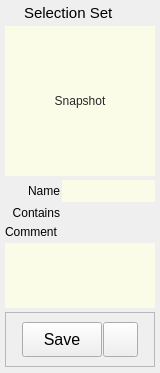
<?xml version="1.0" encoding="UTF-8"?>
<ui version="4.0">
 <class>Form</class>
 <widget class="QWidget" name="Form">
  <property name="geometry">
   <rect>
    <x>0</x>
    <y>0</y>
    <width>160</width>
    <height>373</height>
   </rect>
  </property>
  <property name="sizePolicy">
   <sizepolicy hsizetype="Preferred" vsizetype="Preferred">
    <horstretch>0</horstretch>
    <verstretch>0</verstretch>
   </sizepolicy>
  </property>
  <property name="minimumSize">
   <size>
    <width>160</width>
    <height>0</height>
   </size>
  </property>
  <property name="maximumSize">
   <size>
    <width>300</width>
    <height>16777215</height>
   </size>
  </property>
  <property name="windowTitle">
   <string>Form</string>
  </property>
  <property name="styleSheet">
   <string notr="true"/>
  </property>
  <layout class="QVBoxLayout" name="verticalLayout">
   <property name="spacing">
    <number>4</number>
   </property>
   <property name="leftMargin">
    <number>5</number>
   </property>
   <property name="topMargin">
    <number>2</number>
   </property>
   <property name="rightMargin">
    <number>5</number>
   </property>
   <property name="bottomMargin">
    <number>2</number>
   </property>
   <item>
    <layout class="QHBoxLayout" name="horizontalLayout_18">
     <property name="leftMargin">
      <number>2</number>
     </property>
     <property name="topMargin">
      <number>2</number>
     </property>
     <property name="bottomMargin">
      <number>0</number>
     </property>
     <item>
      <widget class="QLabel" name="label_6">
       <property name="maximumSize">
        <size>
         <width>13</width>
         <height>13</height>
        </size>
       </property>
       <property name="text">
        <string/>
       </property>
       <property name="pixmap">
        <pixmap>../images/selectionSet2.png</pixmap>
       </property>
       <property name="scaledContents">
        <bool>true</bool>
       </property>
      </widget>
     </item>
     <item>
      <widget class="QLabel" name="label_4">
       <property name="font">
        <font>
         <family>Arial</family>
         <pointsize>11</pointsize>
         <weight>50</weight>
         <bold>false</bold>
        </font>
       </property>
       <property name="text">
        <string>Selection Set</string>
       </property>
      </widget>
     </item>
    </layout>
   </item>
   <item>
    <layout class="QHBoxLayout" name="modelPanelLayout">
     <property name="spacing">
      <number>0</number>
     </property>
     <property name="bottomMargin">
      <number>0</number>
     </property>
     <item>
      <widget class="QLabel" name="label_3">
       <property name="minimumSize">
        <size>
         <width>0</width>
         <height>0</height>
        </size>
       </property>
       <property name="maximumSize">
        <size>
         <width>0</width>
         <height>16777215</height>
        </size>
       </property>
       <property name="text">
        <string/>
       </property>
      </widget>
     </item>
     <item>
      <widget class="QFrame" name="frame_9">
       <property name="sizePolicy">
        <sizepolicy hsizetype="Fixed" vsizetype="Fixed">
         <horstretch>0</horstretch>
         <verstretch>0</verstretch>
        </sizepolicy>
       </property>
       <property name="maximumSize">
        <size>
         <width>16777215</width>
         <height>16777215</height>
        </size>
       </property>
       <property name="frameShape">
        <enum>QFrame::NoFrame</enum>
       </property>
       <property name="frameShadow">
        <enum>QFrame::Raised</enum>
       </property>
       <layout class="QHBoxLayout" name="horizontalLayout_13">
        <property name="spacing">
         <number>0</number>
        </property>
        <property name="margin">
         <number>0</number>
        </property>
       </layout>
      </widget>
     </item>
     <item>
      <widget class="QFrame" name="frame_10">
       <property name="sizePolicy">
        <sizepolicy hsizetype="Expanding" vsizetype="Fixed">
         <horstretch>0</horstretch>
         <verstretch>0</verstretch>
        </sizepolicy>
       </property>
       <property name="maximumSize">
        <size>
         <width>16777215</width>
         <height>16777215</height>
        </size>
       </property>
       <property name="frameShape">
        <enum>QFrame::NoFrame</enum>
       </property>
       <property name="frameShadow">
        <enum>QFrame::Raised</enum>
       </property>
       <layout class="QHBoxLayout" name="horizontalLayout_14">
        <property name="spacing">
         <number>0</number>
        </property>
        <property name="margin">
         <number>0</number>
        </property>
        <item>
         <widget class="QToolButton" name="snapshotButton">
          <property name="minimumSize">
           <size>
            <width>150</width>
            <height>150</height>
           </size>
          </property>
          <property name="maximumSize">
           <size>
            <width>150</width>
            <height>150</height>
           </size>
          </property>
          <property name="toolTip">
           <string>Click to take a snapshot of the selected model view.</string>
          </property>
          <property name="styleSheet">
           <string notr="true">color: rgb(40, 40, 40);
border: 0px solid rgb(0, 0, 0, 150);
background-color: rgb(254, 255, 230, 200);</string>
          </property>
          <property name="text">
           <string>Snapshot</string>
          </property>
          <property name="icon">
           <iconset>
            <normaloff>../images/thumbnail.png</normaloff>../images/thumbnail.png</iconset>
          </property>
          <property name="iconSize">
           <size>
            <width>200</width>
            <height>200</height>
           </size>
          </property>
          <property name="popupMode">
           <enum>QToolButton::InstantPopup</enum>
          </property>
          <property name="toolButtonStyle">
           <enum>Qt::ToolButtonIconOnly</enum>
          </property>
          <property name="autoRaise">
           <bool>false</bool>
          </property>
         </widget>
        </item>
       </layout>
      </widget>
     </item>
    </layout>
   </item>
   <item>
    <layout class="QHBoxLayout" name="horizontalLayout">
     <property name="spacing">
      <number>2</number>
     </property>
     <item>
      <widget class="QLabel" name="label">
       <property name="minimumSize">
        <size>
         <width>55</width>
         <height>0</height>
        </size>
       </property>
       <property name="maximumSize">
        <size>
         <width>55</width>
         <height>16777215</height>
        </size>
       </property>
       <property name="text">
        <string>Name</string>
       </property>
       <property name="alignment">
        <set>Qt::AlignRight|Qt::AlignTrailing|Qt::AlignVCenter</set>
       </property>
      </widget>
     </item>
     <item>
      <widget class="QLineEdit" name="name">
       <property name="sizePolicy">
        <sizepolicy hsizetype="Expanding" vsizetype="Fixed">
         <horstretch>0</horstretch>
         <verstretch>0</verstretch>
        </sizepolicy>
       </property>
       <property name="minimumSize">
        <size>
         <width>50</width>
         <height>22</height>
        </size>
       </property>
       <property name="maximumSize">
        <size>
         <width>16777215</width>
         <height>22</height>
        </size>
       </property>
       <property name="styleSheet">
        <string notr="true">color: rgb(40, 40, 40);
border: 0px solid rgb(0, 0, 0, 150);
background-color: rgb(254, 255, 230, 200);</string>
       </property>
      </widget>
     </item>
    </layout>
   </item>
   <item>
    <layout class="QHBoxLayout" name="horizontalLayout_15">
     <property name="spacing">
      <number>4</number>
     </property>
     <property name="topMargin">
      <number>0</number>
     </property>
     <property name="bottomMargin">
      <number>0</number>
     </property>
     <item>
      <widget class="QLabel" name="label_15">
       <property name="enabled">
        <bool>true</bool>
       </property>
       <property name="sizePolicy">
        <sizepolicy hsizetype="Fixed" vsizetype="Fixed">
         <horstretch>0</horstretch>
         <verstretch>0</verstretch>
        </sizepolicy>
       </property>
       <property name="minimumSize">
        <size>
         <width>55</width>
         <height>0</height>
        </size>
       </property>
       <property name="maximumSize">
        <size>
         <width>55</width>
         <height>500</height>
        </size>
       </property>
       <property name="text">
        <string>Contains</string>
       </property>
       <property name="alignment">
        <set>Qt::AlignRight|Qt::AlignTop|Qt::AlignTrailing</set>
       </property>
      </widget>
     </item>
     <item>
      <widget class="QLabel" name="contains">
       <property name="enabled">
        <bool>false</bool>
       </property>
       <property name="sizePolicy">
        <sizepolicy hsizetype="Preferred" vsizetype="Fixed">
         <horstretch>0</horstretch>
         <verstretch>0</verstretch>
        </sizepolicy>
       </property>
       <property name="minimumSize">
        <size>
         <width>0</width>
         <height>15</height>
        </size>
       </property>
       <property name="maximumSize">
        <size>
         <width>16777215</width>
         <height>15</height>
        </size>
       </property>
       <property name="styleSheet">
        <string notr="true"/>
       </property>
       <property name="text">
        <string/>
       </property>
       <property name="alignment">
        <set>Qt::AlignLeading|Qt::AlignLeft|Qt::AlignTop</set>
       </property>
       <property name="wordWrap">
        <bool>true</bool>
       </property>
      </widget>
     </item>
    </layout>
   </item>
   <item>
    <widget class="QLabel" name="label_2">
     <property name="text">
      <string>Comment</string>
     </property>
    </widget>
   </item>
   <item>
    <widget class="QPlainTextEdit" name="comment">
     <property name="sizePolicy">
      <sizepolicy hsizetype="Expanding" vsizetype="MinimumExpanding">
       <horstretch>0</horstretch>
       <verstretch>0</verstretch>
      </sizepolicy>
     </property>
     <property name="minimumSize">
      <size>
       <width>0</width>
       <height>50</height>
      </size>
     </property>
     <property name="maximumSize">
      <size>
       <width>5000</width>
       <height>100</height>
      </size>
     </property>
     <property name="styleSheet">
      <string notr="true">color: rgb(40, 40, 40);
border: 0px solid rgb(0, 0, 0, 150);
background-color: rgb(254, 255, 230, 200);
</string>
     </property>
     <property name="plainText">
      <string/>
     </property>
    </widget>
   </item>
   <item>
    <widget class="QFrame" name="previewButtons">
     <property name="frameShape">
      <enum>QFrame::StyledPanel</enum>
     </property>
     <property name="frameShadow">
      <enum>QFrame::Raised</enum>
     </property>
     <layout class="QHBoxLayout" name="horizontalLayout_6">
      <property name="spacing">
       <number>1</number>
      </property>
      <item>
       <spacer name="horizontalSpacer_3">
        <property name="orientation">
         <enum>Qt::Horizontal</enum>
        </property>
        <property name="sizeHint" stdset="0">
         <size>
          <width>40</width>
          <height>20</height>
         </size>
        </property>
       </spacer>
      </item>
      <item>
       <widget class="QPushButton" name="acceptButton">
        <property name="sizePolicy">
         <sizepolicy hsizetype="Preferred" vsizetype="Fixed">
          <horstretch>0</horstretch>
          <verstretch>0</verstretch>
         </sizepolicy>
        </property>
        <property name="minimumSize">
         <size>
          <width>80</width>
          <height>35</height>
         </size>
        </property>
        <property name="maximumSize">
         <size>
          <width>140</width>
          <height>35</height>
         </size>
        </property>
        <property name="font">
         <font>
          <family>Arial</family>
          <pointsize>12</pointsize>
          <weight>50</weight>
          <bold>false</bold>
         </font>
        </property>
        <property name="toolTip">
         <string/>
        </property>
        <property name="styleSheet">
         <string notr="true"/>
        </property>
        <property name="text">
         <string>Save</string>
        </property>
       </widget>
      </item>
      <item>
       <widget class="QPushButton" name="selectionSetButton">
        <property name="minimumSize">
         <size>
          <width>35</width>
          <height>35</height>
         </size>
        </property>
        <property name="maximumSize">
         <size>
          <width>5</width>
          <height>16777215</height>
         </size>
        </property>
        <property name="text">
         <string/>
        </property>
        <property name="icon">
         <iconset>
          <normaloff>../images/selectionSet2.png</normaloff>../images/selectionSet2.png</iconset>
        </property>
        <property name="iconSize">
         <size>
          <width>25</width>
          <height>25</height>
         </size>
        </property>
       </widget>
      </item>
      <item>
       <spacer name="horizontalSpacer_4">
        <property name="orientation">
         <enum>Qt::Horizontal</enum>
        </property>
        <property name="sizeHint" stdset="0">
         <size>
          <width>40</width>
          <height>20</height>
         </size>
        </property>
       </spacer>
      </item>
     </layout>
    </widget>
   </item>
   <item>
    <widget class="QFrame" name="frame">
     <property name="sizePolicy">
      <sizepolicy hsizetype="Preferred" vsizetype="Expanding">
       <horstretch>0</horstretch>
       <verstretch>2</verstretch>
      </sizepolicy>
     </property>
     <property name="frameShape">
      <enum>QFrame::StyledPanel</enum>
     </property>
     <property name="frameShadow">
      <enum>QFrame::Raised</enum>
     </property>
    </widget>
   </item>
  </layout>
 </widget>
 <resources/>
 <connections/>
 <slots>
  <slot>snapshot()</slot>
  <slot>save()</slot>
 </slots>
</ui>
